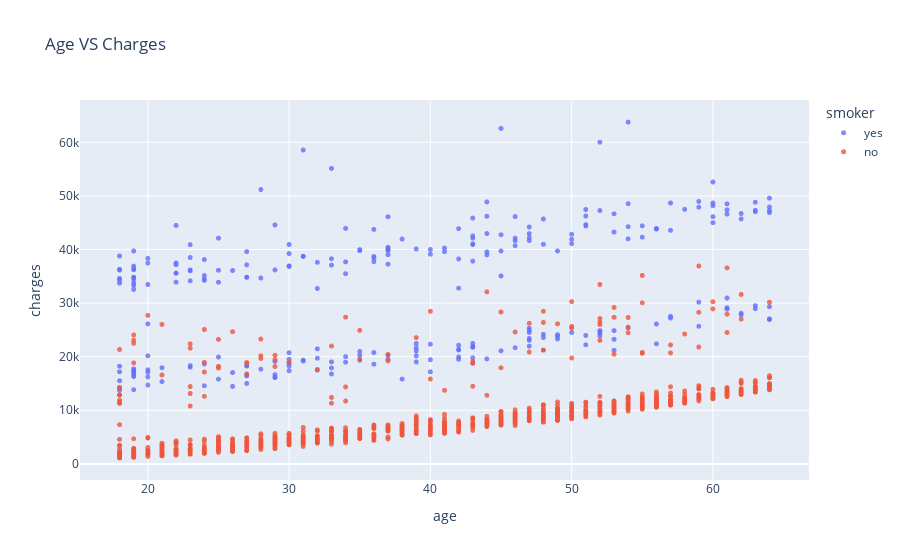

Notebook source saved alongside this figure:
### Code cell
fig = px.scatter(medical_df,x='age',y='charges',color='smoker',opacity=0.8,hover_data=['sex'],title="Age VS Charges")
fig.update_traces(marker_size = 5)
fig.show()

### Figure 1 — Plotly figure (JSON) as saved in the notebook; plotly's stock layout.template omitted (floating-point values rounded to 4 significant figures; data arrays with more than 128 entries replaced by an {"elided": "..."} marker saying what was removed)
{"data": [{"customdata": {"elided": "274x1 str values"}, "hovertemplate": "smoker=yes<br>age=%{x}<br>charges=%{y}<br>sex=%{customdata[0]}<extra></extra>", "legendgroup": "yes", "marker": {"color": "#636efa", "opacity": 0.8, "size": 5, "symbol": "circle"}, "mode": "markers", "name": "yes", "showlegend": true, "type": "scattergl", "x": {"elided": "274 int values"}, "xaxis": "x", "y": {"elided": "274 float values"}, "yaxis": "y"}, {"customdata": {"elided": "1064x1 str values"}, "hovertemplate": "smoker=no<br>age=%{x}<br>charges=%{y}<br>sex=%{customdata[0]}<extra></extra>", "legendgroup": "no", "marker": {"color": "#EF553B", "opacity": 0.8, "size": 5, "symbol": "circle"}, "mode": "markers", "name": "no", "showlegend": true, "type": "scattergl", "x": {"elided": "1064 int values"}, "xaxis": "x", "y": {"elided": "1064 float values"}, "yaxis": "y"}], "layout": {"legend": {"title": {"text": "smoker"}, "tracegroupgap": 0}, "title": {"text": "Age VS Charges"}, "xaxis": {"anchor": "y", "domain": [0, 1], "title": {"text": "age"}}, "yaxis": {"anchor": "x", "domain": [0, 1], "title": {"text": "charges"}}}}
